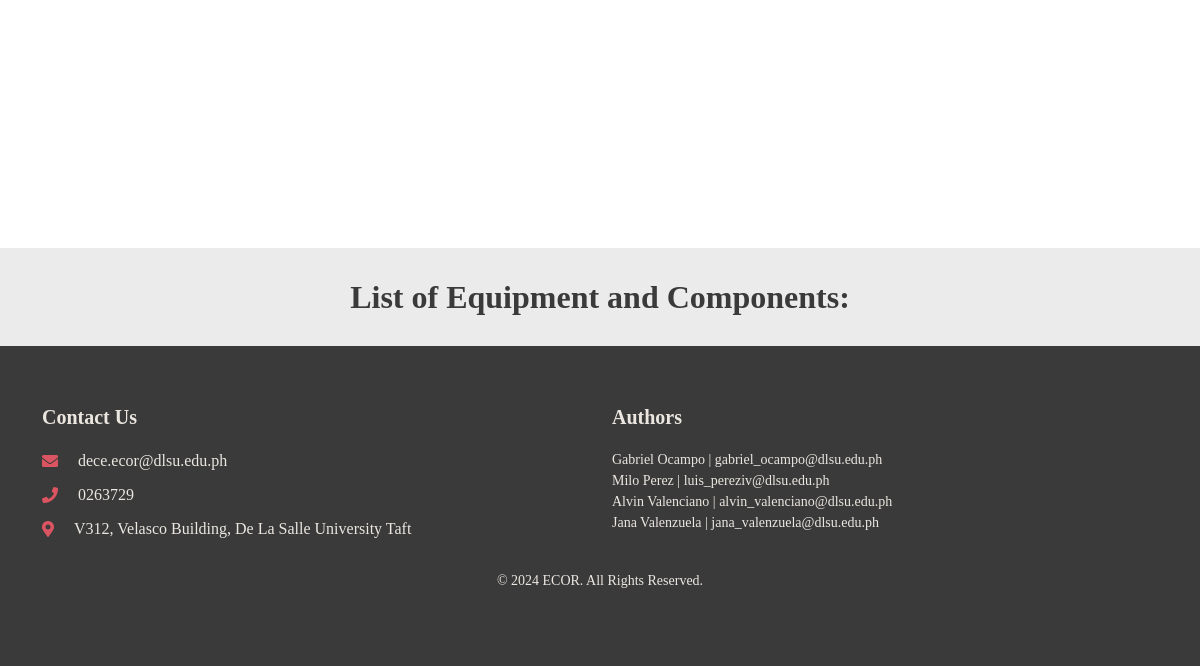
Page /laboratories/M402B.php (lower part) on the earlier database version.
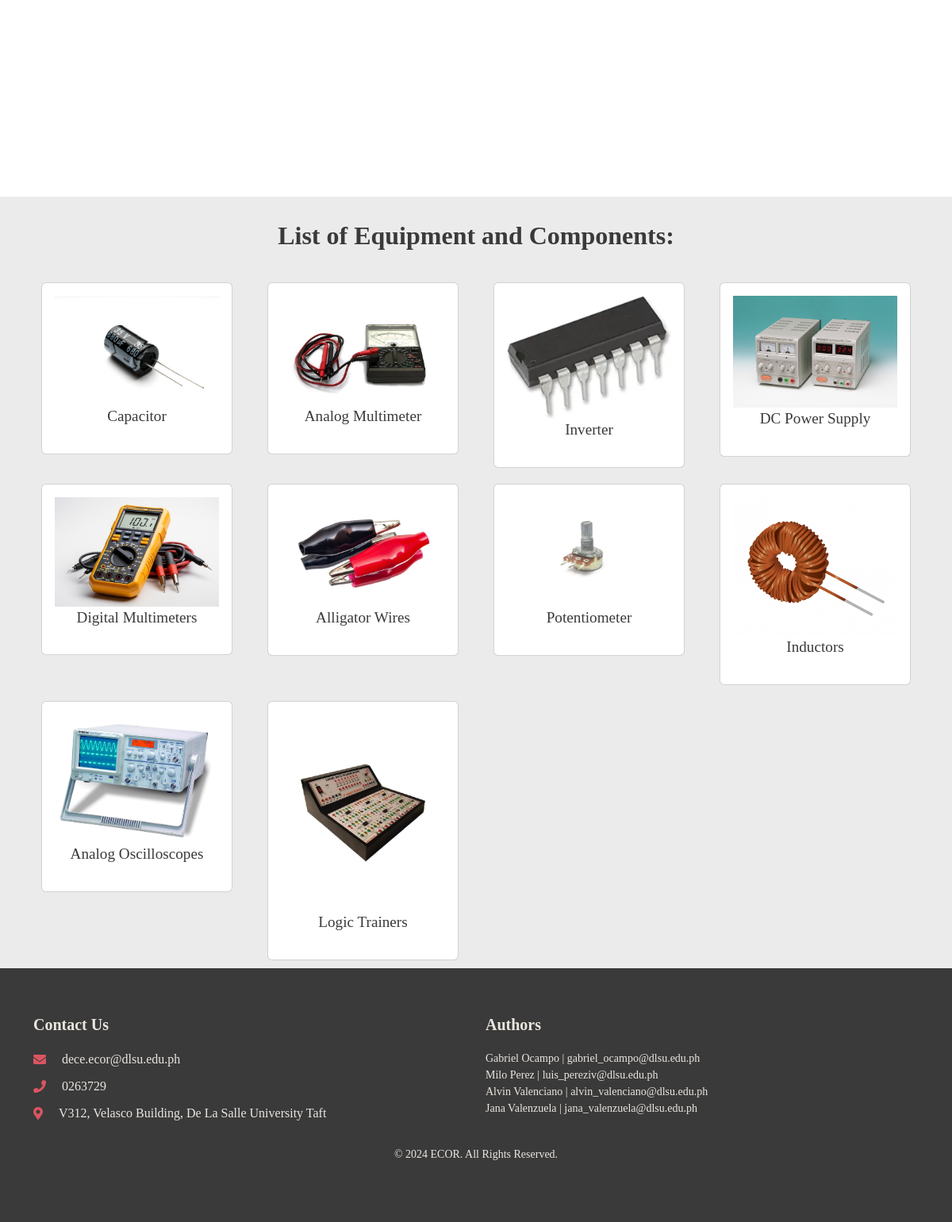
Same page on the later database version.
### tables this page shows
CREATE TABLE `inventory` (
  `itemName` varchar(50) NOT NULL COMMENT 'Name of item.',
  `itemID` int(3) NOT NULL COMMENT 'Unique integer identifier for each item.',
  `stockTotal` int(2) NOT NULL COMMENT 'Total quantity of this item in stock.',
  `stockInUse` int(2) NOT NULL COMMENT 'Number of items for this item being borrowed/used.',
  `category` text NOT NULL COMMENT 'Separate categories with commas, such as: (Discrete, Resistors)',
  `locations` binary(10) NOT NULL COMMENT 'Each location is represented by a bit in the order of the Laboratories dropdown. (0000000001 - only found in V404, 1001001100 - found in M402A, V303A, V312, V401) ',
  `img` text NOT NULL
);

### laboratories/M402B.php (the view, shortened to what this page needs)
<?php
include 'db_connection.php';
$bitPosition = 1;
$bitValue = 1 << $bitPosition;
$sql = "SELECT itemName, locations, img FROM inventory WHERE (CAST(locations AS UNSIGNED) & $bitValue) != 0";
$items = $conn->query($sql);
?>
<!DOCTYPE HTML>
<HTML LANG="en">
    <HEAD>
        <link href="https://cdn.jsdelivr.net/npm/bootstrap@5.3.3/dist/css/bootstrap.min.css" rel="stylesheet">
        <link rel="stylesheet" href="https://use.fontawesome.com/releases/v5.15.4/css/all.css"/>
        <link rel="stylesheet" href="../assets/styles.css">
    </HEAD>
    <BODY>
        <section id="about">
          <div class="container">
            <div class="row">
              <div class="col-md-6">
              </div>
              <div class="col-md-6">
              </div>
            </div>
          </div>
        </section>
        <section id="lab-catalog">
          <h1>List of Equipment and Components:</h1>
          <div class="container">
            <div class="row">
            <?php while($row = mysqli_fetch_assoc($items)) { ?>
              <div class="col-md-3">
                <div class="card">
                  <div class="image">
                    <img src="<?php echo $row["img"]; ?>" alt="">
                  </div>
                  <div class="description">
                    <p class="itemName"><?php echo $row["itemName"]; ?></p>
                  </div>
                </div>
              </div>
            <?php } ?>
            </div>
          </div>
        </section>
        <footer id="contact">
          <div class="container">
            <div class="row">
              <div class="col-md-6">
                <h6>Contact Us</h6>
                <div class="contact-info">
                  <i class="fas fa-envelope"></i><span><a href="mailto:dece.ecor@dlsu.edu.ph" class="email-link">dece.ecor@dlsu.edu.ph</a></span>
                </div>
                <div class="contact-info">
                  <i class="fas fa-phone"></i><span>0263729</span>
                </div>
                <div class="contact-info">
                  <i class="fas fa-map-marker-alt"></i><span>V312, Velasco Building, De La Salle University Taft</span>
                </div>
              </div>
              <div class="col-md-6">
                <h6>Authors</h6>
                <ul class="list-unstyled">
                  <li>Gabriel Ocampo | <a href="mailto:gabriel_ocampo@dlsu.edu.ph" class="email-link">gabriel_ocampo@dlsu.edu.ph</a></li>
                  <li>Milo Perez | <a href="mailto:luis_pereziv@dlsu.edu.ph" class="email-link">luis_pereziv@dlsu.edu.ph</a></li>
                  <li>Alvin Valenciano | <a href="mailto:alvin_valenciano@dlsu.edu.ph" class="email-link">alvin_valenciano@dlsu.edu.ph</a></li>
                  <li>Jana Valenzuela | <a href="mailto:jana_valenzuela@dlsu.edu.ph" class="email-link">jana_valenzuela@dlsu.edu.ph</a></li>
                  <br>
                </ul>
              </div>
            </div>
            <div class="row">
              <div class="col-23 text-center">
                <p>&copy; 2024 ECOR. All Rights Reserved.</p>
              </div>
            </div>
          </div>
        </footer>
    </BODY>
</HTML>

Differences in the rows shown:
now on this page (row edited): inventory: img (picture), itemName "Capacitor"
now on this page (row edited): inventory: img (picture), itemName "Analog Multimeter"
now on this page (row edited): inventory: img (picture), itemName "Inverter"
now on this page (row edited): inventory: img (picture), itemName "DC Power Supply"
now on this page (row edited): inventory: img (picture), itemName "Digital Multimeters"
now on this page (row edited): inventory: img (picture), itemName "Alligator Wires"
now on this page (row edited): inventory: img (picture), itemName "Potentiometer"
now on this page (row edited): inventory: img (picture), itemName "Inductors"
now on this page (row edited): inventory: img (picture), itemName "Analog Oscilloscopes"
now on this page (row edited): inventory: img (picture), itemName "Logic Trainers"
